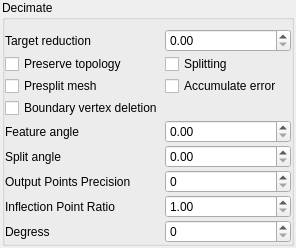
<?xml version="1.0" encoding="UTF-8"?>
<ui version="4.0">
 <class>cvDecimateFilterDlg</class>
 <widget class="QWidget" name="cvDecimateFilterDlg">
  <property name="geometry">
   <rect>
    <x>0</x>
    <y>0</y>
    <width>296</width>
    <height>213</height>
   </rect>
  </property>
  <property name="windowTitle">
   <string>Decimate Filter</string>
  </property>
  <layout class="QGridLayout" name="gridLayout">
   <property name="leftMargin">
    <number>2</number>
   </property>
   <property name="topMargin">
    <number>0</number>
   </property>
   <property name="rightMargin">
    <number>2</number>
   </property>
   <property name="bottomMargin">
    <number>2</number>
   </property>
   <property name="spacing">
    <number>2</number>
   </property>
   <item row="1" column="0">
    <spacer name="verticalSpacer">
     <property name="orientation">
      <enum>Qt::Vertical</enum>
     </property>
     <property name="sizeHint" stdset="0">
      <size>
       <width>20</width>
       <height>40</height>
      </size>
     </property>
    </spacer>
   </item>
   <item row="0" column="0">
    <widget class="QGroupBox" name="groupBox">
     <property name="title">
      <string>Decimate</string>
     </property>
     <layout class="QGridLayout" name="gridLayout_3">
      <property name="leftMargin">
       <number>0</number>
      </property>
      <property name="rightMargin">
       <number>0</number>
      </property>
      <property name="bottomMargin">
       <number>0</number>
      </property>
      <property name="spacing">
       <number>2</number>
      </property>
      <item row="0" column="0">
       <layout class="QGridLayout" name="gridLayout_2">
        <property name="spacing">
         <number>2</number>
        </property>
        <item row="5" column="0">
         <widget class="QCheckBox" name="boundaryVertexDeletionCheckBox">
          <property name="text">
           <string>Boundary vertex deletion</string>
          </property>
         </widget>
        </item>
        <item row="7" column="0">
         <widget class="QLabel" name="label_2">
          <property name="text">
           <string>Feature angle</string>
          </property>
         </widget>
        </item>
        <item row="10" column="0">
         <widget class="QLabel" name="label_4">
          <property name="text">
           <string>Inflection Point Ratio</string>
          </property>
         </widget>
        </item>
        <item row="1" column="0">
         <widget class="QLabel" name="label">
          <property name="text">
           <string>Target reduction</string>
          </property>
         </widget>
        </item>
        <item row="11" column="1">
         <widget class="QSpinBox" name="degreeSpinBox">
          <property name="maximum">
           <number>1000</number>
          </property>
         </widget>
        </item>
        <item row="3" column="1">
         <widget class="QCheckBox" name="splittingCheckBox">
          <property name="text">
           <string>Splitting</string>
          </property>
         </widget>
        </item>
        <item row="9" column="0">
         <widget class="QLabel" name="label_3">
          <property name="text">
           <string>Output Points Precision</string>
          </property>
         </widget>
        </item>
        <item row="8" column="0">
         <widget class="QLabel" name="label_6">
          <property name="text">
           <string>Split angle</string>
          </property>
         </widget>
        </item>
        <item row="7" column="1">
         <widget class="QDoubleSpinBox" name="featureAngleSpinBox">
          <property name="maximum">
           <double>180.000000000000000</double>
          </property>
         </widget>
        </item>
        <item row="9" column="1">
         <widget class="QSpinBox" name="outputPointsPrecisionSpinBox"/>
        </item>
        <item row="3" column="0">
         <widget class="QCheckBox" name="preserveTopologyCheckBox">
          <property name="text">
           <string>Preserve topology</string>
          </property>
         </widget>
        </item>
        <item row="11" column="0">
         <widget class="QLabel" name="label_5">
          <property name="text">
           <string>Degress</string>
          </property>
         </widget>
        </item>
        <item row="8" column="1">
         <widget class="QDoubleSpinBox" name="splitAngleSpinBox">
          <property name="maximum">
           <double>180.000000000000000</double>
          </property>
         </widget>
        </item>
        <item row="1" column="1">
         <widget class="QDoubleSpinBox" name="targetReductionSpinBox">
          <property name="maximum">
           <double>1.000000000000000</double>
          </property>
          <property name="singleStep">
           <double>0.100000000000000</double>
          </property>
         </widget>
        </item>
        <item row="10" column="1">
         <widget class="QDoubleSpinBox" name="inflectionPointRatioSpinBox">
          <property name="minimum">
           <double>1.000000000000000</double>
          </property>
          <property name="maximum">
           <double>180.000000000000000</double>
          </property>
         </widget>
        </item>
        <item row="4" column="0">
         <widget class="QCheckBox" name="presplitMeshCheckBox">
          <property name="text">
           <string>Presplit mesh</string>
          </property>
         </widget>
        </item>
        <item row="4" column="1">
         <widget class="QCheckBox" name="accumulateErrorCheckBox">
          <property name="text">
           <string>Accumulate error</string>
          </property>
         </widget>
        </item>
       </layout>
      </item>
     </layout>
    </widget>
   </item>
  </layout>
 </widget>
 <resources/>
 <connections/>
</ui>
